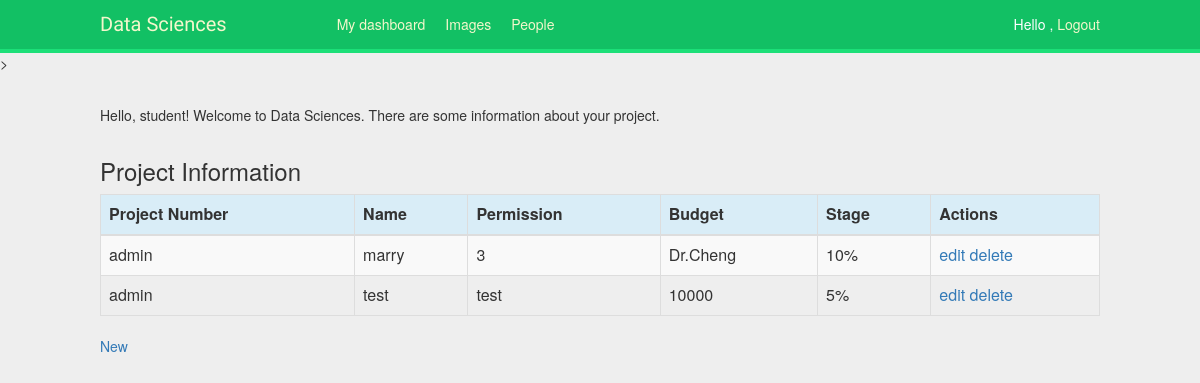
The page /admin_access/ (signed in) on the database as committed earlier.
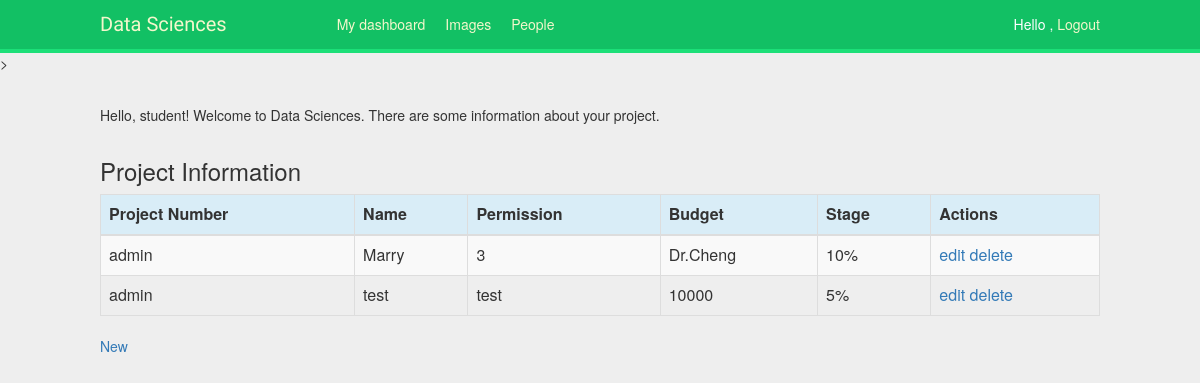
The same page on the database as committed later.
### admin_access/models.py (models this page shows, shortened)
class Project(models.Model):
    project_id = models.ForeignKey(settings.AUTH_USER_MODEL, on_delete=models.CASCADE)
    name = models.CharField(max_length=50)
    permission = models.CharField (max_length=50)
    budget = models.CharField(max_length=200)
    stage = models.CharField(max_length=50)

### admin_access/views.py (the view)
# urls.py: path('', views.admin_list, name='aa_list'),
@login_required
def admin_list(request, template_name='admin_access/aa_list.html'):
    if request.user.is_superuser:
        project = Project.objects.all()
    else:
        project = Project.objects.filter(user=request.user)
    data = {}
    data['object_list'] = project
    return render(request, template_name, data)

### admin_access/templates/admin_access/aa_list.html (shortened to what this page needs)
{% extends "base.html" %}
{% load staticfiles %}
{% block content %}
<head>
     <link rel="stylesheet" href="https://maxcdn.bootstrapcdn.com/bootstrap/3.3.4/css/bootstrap.min.css">
</head>
<body>
<p>Hello, student! Welcome to Data Sciences. There are some information about your project.</p>
<div class="row">
        <h3 style="padding-left: 15Px">Project Information</h3>
</div>
<table class="table table-striped table-bordered table-hover">
    <thead>
    <tr class="bg-info">
        <th>Project Number</th>
        <th>Name</th>
        <th>Permission</th>
        <th>Budget</th>
        <th>Stage</th>
        <th>Actions</th>
    </tr>
    </thead>
    <tbody>
    {% for project in object_list %}
    <tr>
        <td>{{ project.project_id }}</td>
        <td>{{ project.name }}</td>
        <td>{{ project.permission }}</td>
        <td>{{ project.budget }}</td>
        <td>{{ project.stage }}</td>
        <td><a href="{% url 'admin_access:project_edit' project.id %}">edit</a>
        <a href="{% url 'admin_access:project_delete' project.id %}">delete</a></td>
    </tr>
    {% endfor %}
    </tbody>
</table>
<a href="{% url 'admin_access:project_new' %}">New</a>
</body>
{% endblock %}

### student_access/templates/base.html (shortened to what this page needs)
{% load staticfiles %}
<html>
<head>
  <link href="{% static "css/base.css" %}" rel="stylesheet">
</head>
<body>
  <div id="header">
      <span class="logo">Data Sciences</span>
      {% if request.user.is_authenticated %}
        <ul class="menu">
          <li {% if section == "dashboard" %}class="selected"{% endif %}>
            <a href="{% url "dashboard" %}">My dashboard</a>
          </li>
          <li {% if section == "images" %}class="selected"{% endif %}>
          <a href="#">Images</a>
        </li>
        <li {% if section == "people" %}class="selected"{% endif %}>
          <a href="#">People</a>
        </li>
      </ul>
    {% endif %}
    <span class="user">
      {% if request.user.is_authenticated %}
        Hello {{ request.user.first_name }},
        <a href="{% url "logout" %}">Logout</a>
      {% else %}
        <a href="{% url "login" %}">Log-in</a>
      {% endif %}
    </span>
  </div>
  </div>>
  <div id="content">
    {% block content %}
    {% endblock %}
  </div>
</body>
</html>

### student_access/static/css/base.css (style rules this page uses)
body { margin:0; padding:0; font-family:helvetica, sans-serif; }
p { line-height: 1.8; }
a { color:#12c064; text-decoration:none; }
h1, h2, h3, h4, h5 , h6 { font-family: 'Muli', sans-serif; font-weight:normal; }
#header { padding:10px 100px; font-size:14px; background:#12c064; color:#fff; border-bottom:4px solid #1cdf78; overflow:auto; }
#header .logo { font-family: 'Muli', sans-serif; float:left; color:#f3f7cc; font-size:20px; margin-right:10%; }
#header ul.menu { list-style:none; float:left; margin:0; padding:0; }
#header ul.menu li { float:left; padding:4px 10px; }
#header a { color:#f3f7cc; }
#header .user { float:right; padding-top:4px; }
#content { padding:30px 100px; }

### admin_access/templates/admin_access/aa_list.html (style rules this page uses)
body { background-color: #eee; }

Rows that differ between the two databases and show on the page:
changed Project "Dr.Cheng": name "marry" → "Marry"
